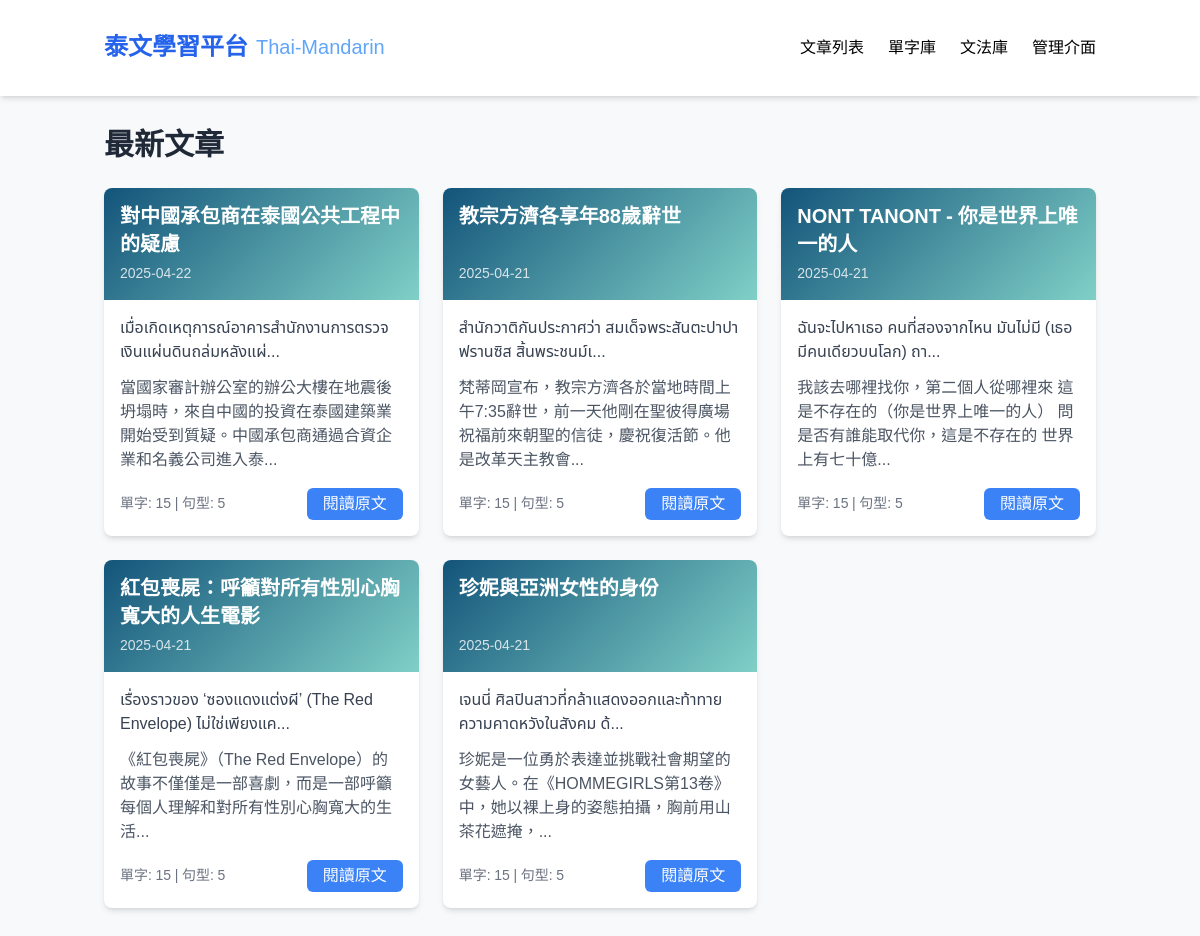
Before: / with the older database file.
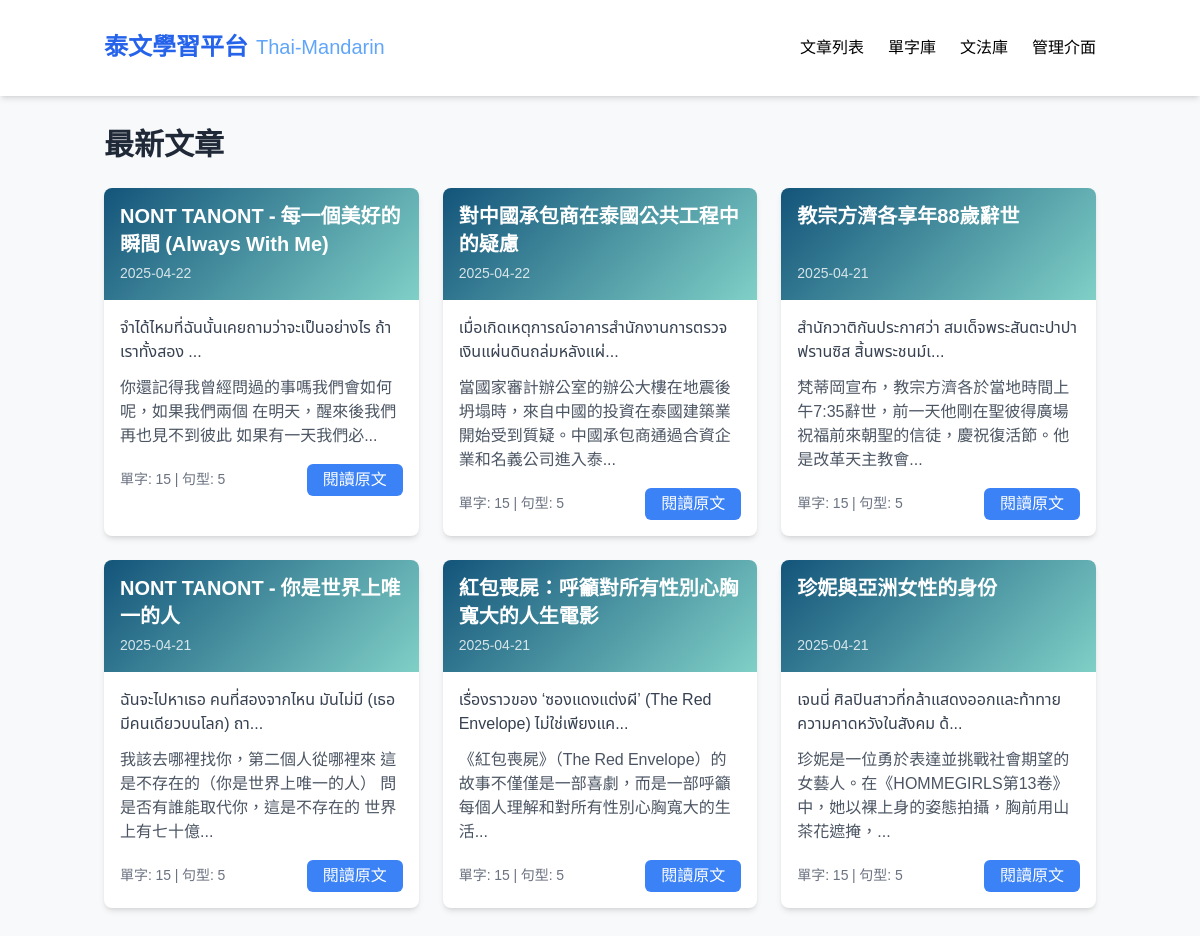
After: the same page with the newer database file.
### tables this page shows
CREATE TABLE Article (
    id INTEGER PRIMARY KEY,
    title TEXT,
    content TEXT,
    chineseContent TEXT,
    category TEXT,
    url TEXT,
    status TEXT,
    createdAt TEXT,
    updatedAt TEXT,
    authorId INTEGER,
    chineseTitle TEXT
);

### app_sqlite.py (the view)
@app.route('/')
def index():
    conn = get_db_connection()
    articles = conn.execute('SELECT * FROM Article ORDER BY createdAt DESC').fetchall()
    article_data = []
    for article in articles:
        article_id = article['id']
        word_count = conn.execute('SELECT COUNT(*) FROM Word WHERE articleId = ?', (article_id,)).fetchone()[0]
        grammar_count = conn.execute('SELECT COUNT(*) FROM GrammarPoint WHERE articleId = ?', (article_id,)).fetchone()[0]
        article_data.append({**dict(article), 'wordCount': word_count, 'grammarCount': grammar_count})
    conn.close()
    return render_template('index.html', articles=article_data)

### app_sqlite.py (called while the page is built)
def get_db_connection():
    base_path = os.path.dirname(os.path.abspath(__file__))
    db_path = os.path.join(base_path, 'data.db')
    conn = sqlite3.connect(db_path)  # SQLite 檔名
    conn.row_factory = sqlite3.Row     # 讓取出的資料像字典一樣操作
    return conn

### templates/index.html (shortened to what this page needs)
<!DOCTYPE html>
<html lang="zh-TW">
<head>
  <script src="https://cdn.tailwindcss.com"></script>
</head>
<body>
  <nav class="bg-white shadow-md sticky top-0 z-50">
    <div class="container mx-auto px-4 py-4">
      <div class="flex justify-between items-center py-4">
        <div class="flex items-center space-x-2">
          <span class="text-2xl font-bold text-blue-600">泰文學習平台</span>
          <span class="thai-text text-xl text-blue-400">Thai-Mandarin</span>
        </div>
        <div class="hidden md:flex space-x-6">
          <a href="#" class="tab-btn active-tab" data-tab="articles">文章列表</a>
          <a href="/vocabulary" class="hover:text-blue-600">單字庫</a>
          <a href="#" class="tab-btn" data-tab="grammar">文法庫</a>
          <a href="#" class="tab-btn" data-tab="admin">管理介面</a>
        </div>
      </div>
    </div>
  </nav>
<div class="container mx-auto px-4 py-8">
  <div id="articles" class="tab-content">
    <div class="mb-8">
      <h1 class="text-3xl font-bold mb-6 text-gray-800">最新文章</h1>
      <div class="grid grid-cols-1 md:grid-cols-2 lg:grid-cols-3 gap-6">
        {% for article in articles %}
        <div class="bg-white rounded-lg shadow-md overflow-hidden hover:shadow-lg transition-shadow duration-300">
        <div class="gradient-bg p-4 text-white h-28 flex flex-col justify-between">
          <h3 class="text-xl font-semibold leading-snug line-clamp-2 break-words">{{ article.chineseTitle }}</h3>
          <p class="text-sm opacity-80">{{ article.createdAt[:10] }}</p>
        </div>
          <div class="p-4">
            <p class="thai-text mb-3 text-gray-700">{{ article.content[:60] }}...</p>
            <p class="mb-4 text-gray-600">{{ article.chineseContent[:60] }}...</p>
            <div class="flex justify-between items-center">
              <span class="text-sm text-gray-500">單字: 15 | 句型: 5</span>
              <a href="/article/{{ article.id }}" class="bg-blue-500 hover:bg-blue-600 text-white px-4 py-1 rounded-md">閱讀原文</a>
            </div>
          </div>
        </div>
      {% endfor %}
      </div>
    </div>
  </div>
</div>
</body>
</html>

Changed rows visible on the page:
added Article: chineseTitle "NONT TANONT - 每一個美好的瞬間 (Always With Me)", createdAt "2025-04-22", content "จำได้ไหมที่ฉันนั้นเคยถาม​​​​ ว่าจะเป็นอย่างไร ถ้าเราทั้งสอง", chineseContent "你還記得我曾經問過的事嗎​​​​ 我們會如何呢，如果我們兩個 在明天，醒來後我們​​​再也見不到彼此 如果有一天我們必"
